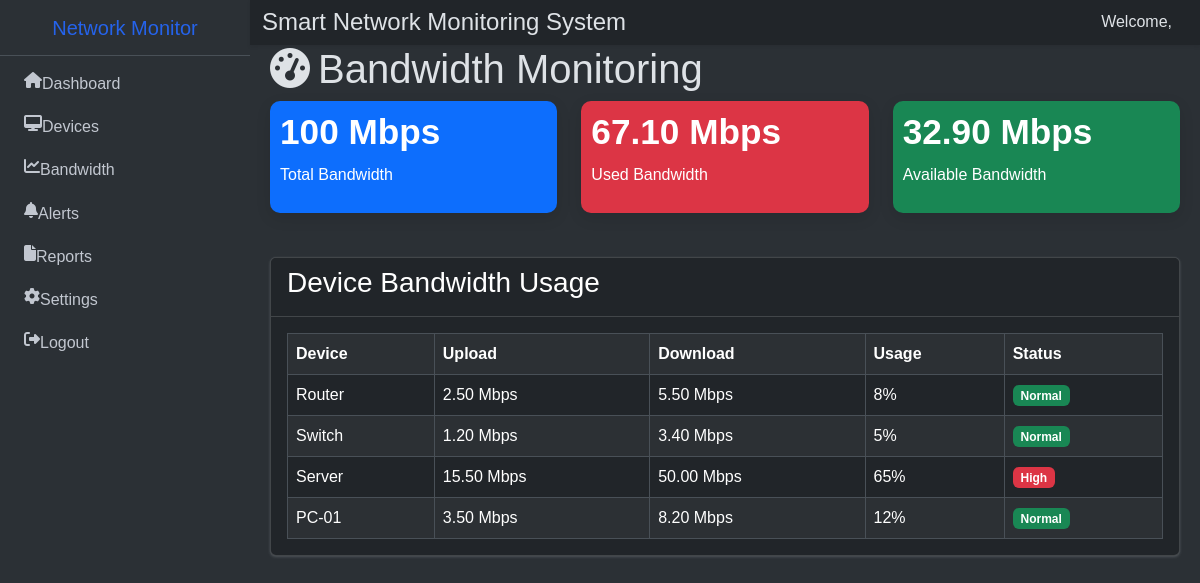
The app's page /bandwidth.php with its own data.
### tables this page shows
CREATE TABLE `bandwidth` (
  `id` int(11) NOT NULL,
  `device_name` varchar(100) DEFAULT NULL,
  `upload_speed` decimal(5,2) DEFAULT NULL,
  `download_speed` decimal(5,2) DEFAULT NULL,
  `usage_percent` int(11) DEFAULT NULL,
  `status` varchar(20) DEFAULT NULL,
  `created_at` timestamp NOT NULL DEFAULT current_timestamp(),
  `available_bandwidth` int(11) DEFAULT NULL
);

### includes/theme.php (called while the page is built, shortened)
<?php
$themeResult = mysqli_query($conn, "SELECT theme FROM settings WHERE id=1");
$themeData = mysqli_fetch_assoc($themeResult);
$themeAttr = (isset($themeData['theme']) && $themeData['theme'] === 'Dark') ? 'dark' : 'light';

### bandwidth.php (the view, shortened to what this page needs)
<?php
include 'api/db.php';
$query = mysqli_query($conn,"SELECT * FROM bandwidth");
$totalBandwidth = 100;
$usedBandwidth = 0;
while($row = mysqli_fetch_assoc($query)){
    $usedBandwidth += $row['download_speed'];
}
$availableBandwidth = $totalBandwidth - $usedBandwidth;
?>
<?php include 'includes/theme.php'; ?>
<!DOCTYPE html>
<html lang="en" data-bs-theme="<?php echo $themeAttr; ?>">
<head>
<link rel="stylesheet" href="dist/css/adminlte.css">
<link href="https://cdn.jsdelivr.net/npm/bootstrap@5.3.7/dist/css/bootstrap.min.css" rel="stylesheet">
<link rel="stylesheet" href="https://cdnjs.cloudflare.com/ajax/libs/font-awesome/6.7.2/css/all.min.css">
<link rel="stylesheet" href="css/style.css">
</head>
<body class="layout-fixed sidebar-expand-lg bg-body-tertiary">
<div class="app-wrapper">
<?php include 'includes/navbar.php'; ?>
<?php include 'includes/sidebar.php'; ?>
<main class="app-main">
<div class="app-content">
<section class="content-header">
<div class="container-fluid">
<h1><i class="fas fa-tachometer-alt me-2"></i>Bandwidth Monitoring</h1>
</div>
</section>
<section class="content">
<div class="container-fluid">
<div class="row">
<div class="col-lg-4 col-md-6">
<div class="small-box text-bg-primary">
<div class="inner">
<h3>
<?php echo $totalBandwidth; ?> Mbps
</h3>
<p>Total Bandwidth</p>
</div>
</div>
</div>
<div class="col-lg-4 col-md-6">
<div class="small-box text-bg-danger">
<div class="inner">
<h3>
<?php echo number_format($usedBandwidth,2); ?> Mbps
</h3>
<p>Used Bandwidth</p>
</div>
</div>
</div>
<div class="col-lg-4 col-md-6">
<div class="small-box text-bg-success">
<div class="inner">
<h3>
<?php echo number_format($availableBandwidth,2); ?> Mbps
</h3>
<p>Available Bandwidth</p>
</div>
</div>
</div>
</div>
<div class="card mt-4">
<div class="card-header bg-dark text-white">
<h3>
Device Bandwidth Usage
</h3>
</div>
<div class="card-body">
<table class="table table-bordered table-striped">
<tr>
<th>Device</th>
<th>Upload</th>
<th>Download</th>
<th>Usage</th>
<th>Status</th>
</tr>
<?php
$result = mysqli_query($conn,"SELECT * FROM bandwidth");
while($device=mysqli_fetch_assoc($result)){
?>
<tr>
<td><?php echo $device['device_name']; ?></td>
<td><?php echo $device['upload_speed']; ?> Mbps</td>
<td><?php echo $device['download_speed']; ?> Mbps</td>
<td><?php echo $device['usage_percent']; ?>%</td>
<td>
<?php
if($device['status']=="High")
{
echo "<span class='badge bg-danger'>High</span>";
}
else
{
echo "<span class='badge bg-success'>Normal</span>";
}
?>
</td>
</tr>
<?php } ?>
</table>
</div>
</div>
</div>
</section>
</div>
</main>
</div>
<?php include 'includes/footer.php'; ?>
</body>
</html>

### includes/navbar.php (shortened to what this page needs)
<nav class="navbar navbar-expand-lg bg-body shadow-sm">
<div class="container-fluid">
<h4 class="mb-0">
Smart Network Monitoring System
</h4>
<div>
<span class="me-3">
Welcome,
</span>
</div>
</div>
</nav>

### includes/sidebar.php
<?php include 'includes/theme.php'; ?>
<!DOCTYPE html>
<html lang="en" data-bs-theme="<?php echo $themeAttr; ?>">
<body>
<aside class="app-sidebar">
<div class="sidebar-brand">
<a href="#" class="brand-link">
Network Monitor
</a>
</div>
<div class="sidebar-wrapper">
<nav>
<ul class="nav sidebar-menu flex-column">
<li class="nav-item">
<a href="dashboard.php" class="nav-link">
<i class="fa-solid fa-house"></i> Dashboard
</a>
</li>
<li class="nav-item">
<a href="devices.php" class="nav-link">
<i class="fa-solid fa-desktop"></i> Devices
</a>
</li>
<li class="nav-item">
<a href="bandwidth.php" class="nav-link">
<i class="fa-solid fa-chart-line"></i> Bandwidth
</a>
</li>
<li class="nav-item">
<a href="alerts.php" class="nav-link">
<i class="fa-solid fa-bell"></i> Alerts
</a>
</li>
<li class="nav-item">
<a href="reports.php" class="nav-link">
<i class="fa-solid fa-file"></i> Reports
</a>
</li>
<li class="nav-item">
<a href="settings.php" class="nav-link">
<i class="fa-solid fa-gear"></i> Settings
</a>
</li>
<li class="nav-item">
<a href="logout.php" class="nav-link">
<i class="fa-solid fa-right-from-bracket"></i> Logout
</a>
</li>
</ul>
</nav>
</div>
</aside>
</body>
</html>

### includes/footer.php (shortened to what this page needs)
</body>
</html>

### css/style.css (style rules this page uses)
* { margin:0; padding:0; box-sizing:border-box; font-family:Arial,sans-serif; }
html,body { background:white; min-height:100%; }
.app-sidebar { width:200pximportant; }
.app-sidebar .brand-link { color:#2563eb !important; }
.small-box { border-radius:10px; box-shadow:0 5px 15px rgba(0,0,0,0.1); }

### records on screen
bandwidth: device_name "Router", upload_speed "2.50", download_speed "5.50", usage_percent "8", status "Normal"
bandwidth: device_name "Switch", upload_speed "1.20", download_speed "3.40", usage_percent "5", status "Normal"
bandwidth: device_name "Server", upload_speed "15.50", download_speed "50.00", usage_percent "65", status "High"
bandwidth: device_name "PC-01", upload_speed "3.50", download_speed "8.20", usage_percent "12", status "Normal"

### other values on screen
$totalBandwidth "100"
$usedBandwidth "67.10"
$availableBandwidth "32.90"
